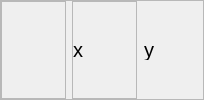
                      <widget class="QFrame" name="frame_57">
                       <property name="frameShape">
                        <enum>QFrame::StyledPanel</enum>
                       </property>
                       <property name="frameShadow">
                        <enum>QFrame::Raised</enum>
                       </property>
                       <layout class="QGridLayout" name="gridLayout_57">
                        <property name="leftMargin">
                         <number>0</number>
                        </property>
                        <property name="topMargin">
                         <number>0</number>
                        </property>
                        <property name="rightMargin">
                         <number>0</number>
                        </property>
                        <property name="bottomMargin">
                         <number>0</number>
                        </property>
                        <item row="0" column="0">
                         <widget class="QFrame" name="frame_56">
                          <property name="minimumSize">
                           <size>
                            <width>65</width>
                            <height>0</height>
                           </size>
                          </property>
                          <property name="maximumSize">
                           <size>
                            <width>65</width>
                            <height>16777215</height>
                           </size>
                          </property>
                          <property name="frameShape">
                           <enum>QFrame::StyledPanel</enum>
                          </property>
                          <property name="frameShadow">
                           <enum>QFrame::Raised</enum>
                          </property>
                          <layout class="QGridLayout" name="gridLayout_56">
                           <item row="0" column="0">
                            <widget class="QLabel" name="label_96">
                             <property name="maximumSize">
                              <size>
                               <width>16777215</width>
                               <height>20</height>
                              </size>
                             </property>
                             <property name="styleSheet">
                              <string notr="true">QLabel{
qproperty-alignment: AlignCenter;
font-size: 20px;
border: none;
}</string>
                             </property>
                             <property name="text">
                              <string/>
                             </property>
                            </widget>
                           </item>
                          </layout>
                         </widget>
                        </item>
                        <item row="0" column="1">
                         <widget class="QFrame" name="frame_4">
                          <property name="minimumSize">
                           <size>
                            <width>65</width>
                            <height>0</height>
                           </size>
                          </property>
                          <property name="maximumSize">
                           <size>
                            <width>65</width>
                            <height>16777215</height>
                           </size>
                          </property>
                          <property name="frameShape">
                           <enum>QFrame::StyledPanel</enum>
                          </property>
                          <property name="frameShadow">
                           <enum>QFrame::Raised</enum>
                          </property>
                          <layout class="QGridLayout" name="gridLayout_48">
                           <property name="leftMargin">
                            <number>0</number>
                           </property>
                           <property name="topMargin">
                            <number>0</number>
                           </property>
                           <property name="rightMargin">
                            <number>0</number>
                           </property>
                           <property name="bottomMargin">
                            <number>0</number>
                           </property>
                           <item row="0" column="0">
                            <widget class="QLabel" name="label_45">
                             <property name="maximumSize">
                              <size>
                               <width>16777215</width>
                               <height>20</height>
                              </size>
                             </property>
                             <property name="styleSheet">
                              <string notr="true">QLabel{
qproperty-alignment: AlignCenter;
font-size: 20px;
border: none;
}</string>
                             </property>
                             <property name="text">
                              <string>x</string>
                             </property>
                            </widget>
                           </item>
                          </layout>
                         </widget>
                        </item>
                        <item row="0" column="2">
                         <widget class="QFrame" name="frame_5">
                          <property name="minimumSize">
                           <size>
                            <width>60</width>
                            <height>0</height>
                           </size>
                          </property>
                          <property name="maximumSize">
                           <size>
                            <width>60</width>
                            <height>16777215</height>
                           </size>
                          </property>
                          <property name="styleSheet">
                           <string notr="true">QFrame{
background-color: transparent;
}</string>
                          </property>
                          <property name="frameShape">
                           <enum>QFrame::StyledPanel</enum>
                          </property>
                          <property name="frameShadow">
                           <enum>QFrame::Raised</enum>
                          </property>
                          <layout class="QGridLayout" name="gridLayout_49">
                           <property name="leftMargin">
                            <number>0</number>
                           </property>
                           <property name="topMargin">
                            <number>0</number>
                           </property>
                           <property name="rightMargin">
                            <number>0</number>
                           </property>
                           <property name="bottomMargin">
                            <number>0</number>
                           </property>
                           <item row="0" column="0">
                            <widget class="QLabel" name="label_46">
                             <property name="maximumSize">
                              <size>
                               <width>16777215</width>
                               <height>20</height>
                              </size>
                             </property>
                             <property name="styleSheet">
                              <string notr="true">QLabel{
qproperty-alignment: AlignCenter;
font-size: 20px;
border: none;
background-color: transparent;
}</string>
                             </property>
                             <property name="text">
                              <string>y</string>
                             </property>
                            </widget>
                           </item>
                          </layout>
                         </widget>
                        </item>
                       </layout>
                      </widget>
